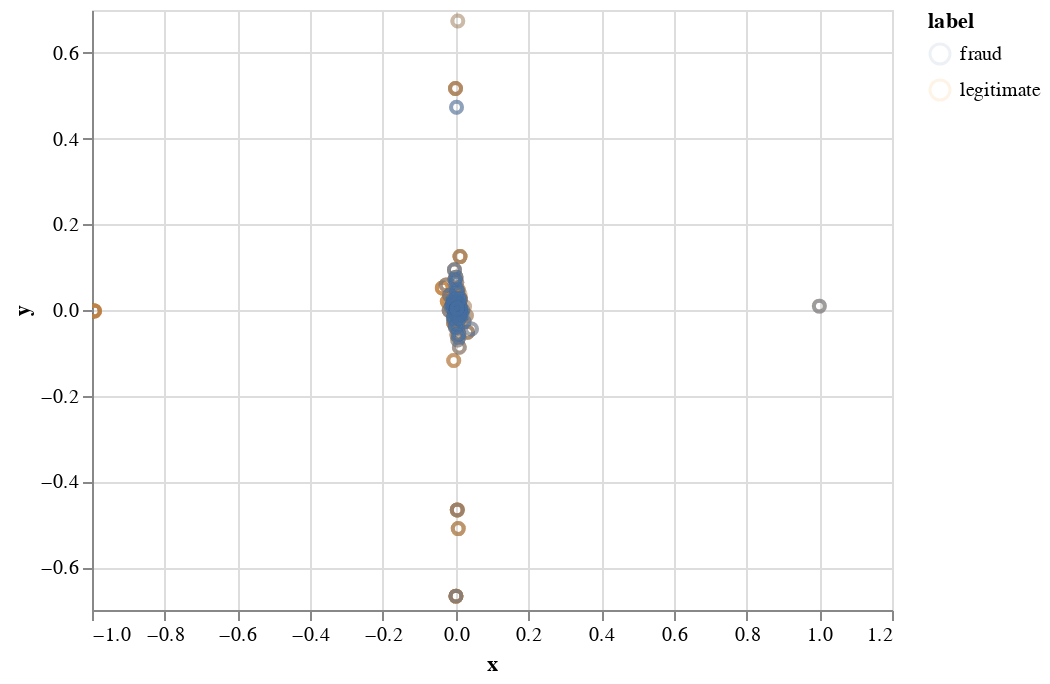

Notebook source saved alongside this figure:
### Code cell
import altair as alt
alt.Chart(merchants_df).mark_point(opacity=0.1).encode(
    x="x:Q", 
    y="y:Q", 
    color="label"
).interactive()

### Figure 1 — Vega-Lite specification as saved in the notebook (floating-point values rounded to 4 significant figures; data arrays with more than 128 entries replaced by an {"elided": "..."} marker saying what was removed)
{"config": {"view": {"continuousWidth": 400, "continuousHeight": 300}}, "data": {"name": "data-a6c580ebfbc37de5e8307a71d4b78b47"}, "mark": {"type": "point", "opacity": 0.1}, "encoding": {"color": {"type": "nominal", "field": "label"}, "x": {"type": "quantitative", "field": "x"}, "y": {"type": "quantitative", "field": "y"}}, "selection": {"selector001": {"type": "interval", "bind": "scales", "encodings": ["x", "y"]}}, "$schema": "https://vega.github.io/schema/vega-lite/v4.8.1.json", "datasets": {"data-a6c580ebfbc37de5e8307a71d4b78b47": {"elided": "5000 records"}}}
